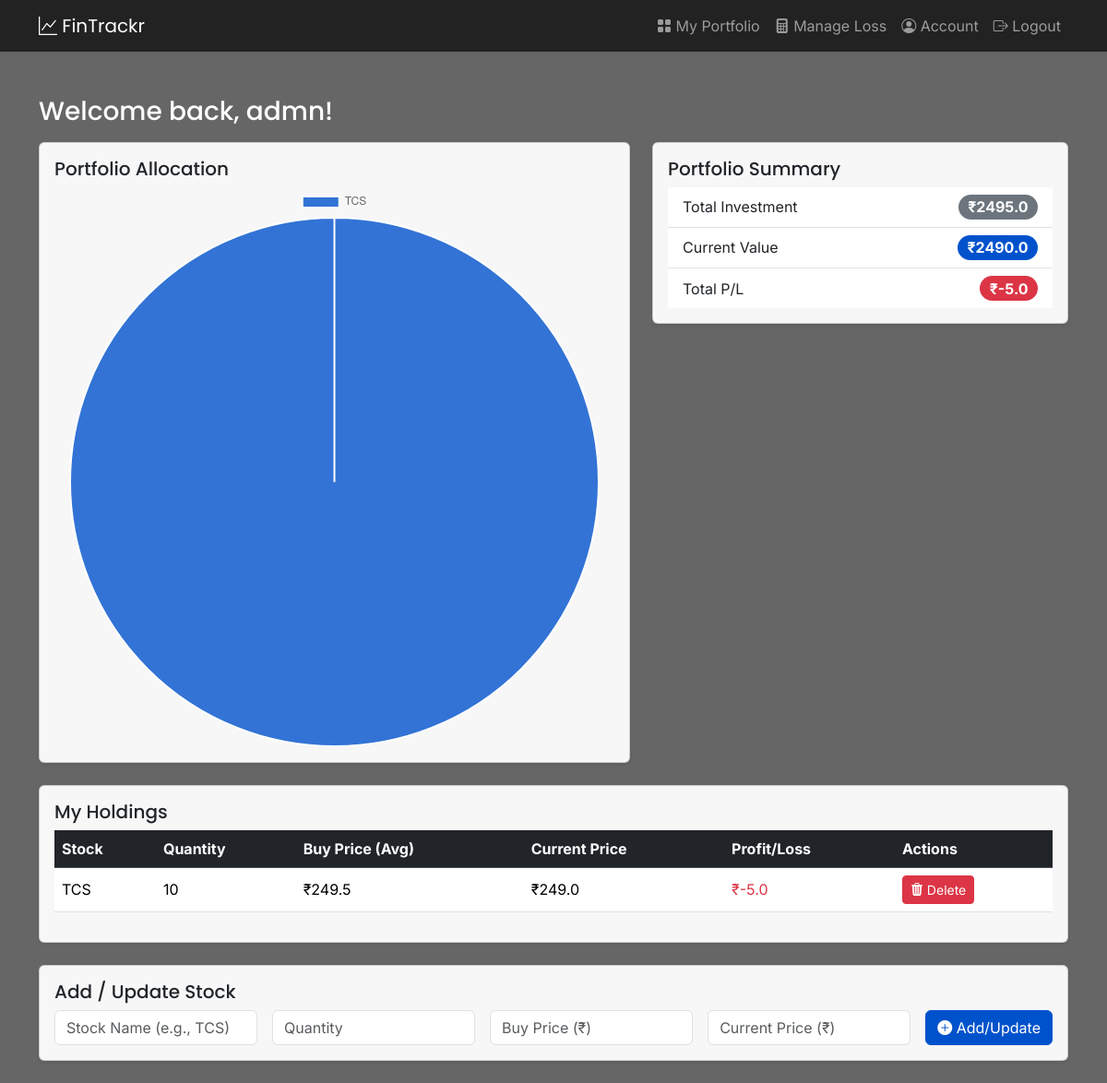
Page /portfolio (signed in) on the committed database.
### app.py (models this page shows, shortened)
class User(db.Model, UserMixin):
    id = db.Column(db.Integer, primary_key=True)
    username = db.Column(db.String(150), unique=True, nullable=False)
    password = db.Column(db.String(60), nullable=False)
    stocks = db.relationship('Stock', backref='owner', lazy=True)

class Stock(db.Model):
    id = db.Column(db.Integer, primary_key=True)
    stock_name = db.Column(db.String(100), nullable=False)
    quantity = db.Column(db.Integer, nullable=False)
    buy_price = db.Column(db.Float, nullable=False)
    current_price = db.Column(db.Float, nullable=False)
    user_id = db.Column(db.Integer, db.ForeignKey('user.id'), nullable=False)

### app.py (the view, shortened to what this page needs)
@app.route('/portfolio', methods=['GET', 'POST'])
@login_required
def portfolio():
    all_stocks = Stock.query.filter_by(user_id=current_user.id).order_by(Stock.stock_name).all()
    portfolio_data, summary = utils.process_portfolio_data(all_stocks)
    return render_template('portfolio.html', portfolio=portfolio_data, summary=summary)

### app.py (called while the page is built)
@login_manager.user_loader
def load_user(user_id):
    return User.query.get(int(user_id))

### templates/portfolio.html (shortened to what this page needs)
{% extends "base.html" %}
{% block content %}
<h3 class="mb-3" style="color: white;">Welcome back, {{ current_user.username }}!</h3>
{% if portfolio %}
    <div class="row mb-4">
        <div class="col-md-7">
            <div class="card shadow-sm">
                <div class="card-body">
                    <h5 class="card-title">Portfolio Allocation</h5>
                    <canvas id="myPieChart"></canvas>
                </div>
            </div>
        </div>
        <div class="col-md-5">
            <div class="card shadow-sm">
                <div class="card-body">
                    <h5 class="card-title">Portfolio Summary</h5>
                    <ul class="list-group list-group-flush">
                        <li class="list-group-item d-flex justify-content-between align-items-center">
                            Total Investment
                            <span class="badge bg-secondary rounded-pill fs-6">₹{{ summary.total_investment }}</span>
                        </li>
                        <li class="list-group-item d-flex justify-content-between align-items-center">
                            Current Value
                            <span class="badge bg-primary rounded-pill fs-6">₹{{ summary.total_current_value }}</span>
                        </li>
                        <li class="list-group-item d-flex justify-content-between align-items-center">
                            Total P/L
                            {% if summary.total_profit_loss >= 0 %}
                                <span class="badge bg-success rounded-pill fs-6">₹{{ summary.total_profit_loss }}</span>
                            {% else %}
                                <span class="badge bg-danger rounded-pill fs-6">₹{{ summary.total_profit_loss }}</span>
                            {% endif %}
                        </li>
                    </ul>
                </div>
            </div>
        </div>
    </div>
    <div class="card shadow-sm">
        <div class="card-body">
            <h5 class="card-title">My Holdings</h5>
            <table class="table table-hover align-middle">
                <thead class="table-dark">
                    <tr>
                        <th>Stock</th>
                        <th>Quantity</th>
                        <th>Buy Price (Avg)</th>
                        <th>Current Price</th>
                        <th>Profit/Loss</th>
                        <th>Actions</th>
                    </tr>
                </thead>
                <tbody>
                    {% for stock in portfolio %}
                    <tr>
                        <td>{{ stock.stock_name }}</td>
                        <td>{{ stock.quantity }}</td>
                        <td>₹{{ stock.buy_price }}</td>
                        <td>₹{{ stock.current_price }}</td>
                        {% if stock.profit_loss >= 0 %}
                            <td class="text-success">₹{{ stock.profit_loss }}</td>
                        {% else %}
                            <td class="text-danger">₹{{ stock.profit_loss }}</td>
                        {% endif %}
                        <td>
                            <a href="/delete/{{ stock.id }}" class="btn btn-danger btn-sm">
                                <i class="bi bi-trash3-fill"></i> Delete
                            </a>
                        </td>
                    </tr>
                    {% endfor %}
                </tbody>
            </table>
        </div>
    </div>
{% endif %}
<div class="card shadow-sm mb-4 mt-4"> <div class="card-body">
        <h5 class="card-title">Add / Update Stock</h5>
        <form action="/portfolio" method="POST">
            <div class="row g-3">
                <div class="col-md">
                    <input type="text" class="form-control" name="stock_name" placeholder="Stock Name (e.g., TCS)" required>
                </div>
                <div class="col-md">
                    <input type="number" class="form-control" name="quantity" placeholder="Quantity" required>
                </div>
                <div class="col-md">
                    <input type="number" step="0.01" class="form-control" name="buy_price" placeholder="Buy Price (₹)" required>
                </div>
                <div class="col-md">
                    <input type="number" step="0.01" class="form-control" name="current_price" placeholder="Current Price (₹)" required>
                </div>
                <div class="col-auto">
                    <button type="submit" class="btn btn-primary">
                        <i class="bi bi-plus-circle-fill"></i> Add/Update
                    </button>
                </div>
            </div>
        </form>
    </div>
</div>
{% endblock %}
{% block scripts %}
    <script>
        // Only run this script if the chart element exists
        if (document.getElementById('myPieChart')) {
            const portfolioData = {{ portfolio | tojson }};
            // Extract data for the chart (Stock Names and Total Investment per stock)
            const labels = portfolioData.map(stock => stock.stock_name);
            const data = portfolioData.map(stock => (stock.quantity * stock.buy_price).toFixed(2)); // Use investment value
            const ctx = document.getElementById('myPieChart').getContext('2d');
            const myPieChart = new Chart(ctx, {
                type: 'pie', // 'pie' or 'doughnut'
                data: {
                    labels: labels,
                    datasets: [{
                        label: 'Total Investment (₹)',
                        data: data,
                        backgroundColor: [
                            'rgba(0, 82, 204, 0.8)',  // Our --fin-primary
                            'rgba(25, 135, 84, 0.8)',  // Our --fin-green
                            'rgba(255, 193, 7, 0.8)',
                            'rgba(220, 53, 69, 0.8)',  // Our --fin-red
                            'rgba(108, 117, 125, 0.8)',
                            'rgba(25, 192, 192, 0.8)'
                        ],
                        hoverOffset: 4
                    }]
                },
                options: {
                    responsive: true,
                    plugins: {
                        legend: {
                            position: 'top',
                        }
                    }
                }
            });
        }
    </script>
{% endblock %}

### templates/base.html (shortened to what this page needs)
<!doctype html>
<html lang="en">
<head>
    <link href="https://cdn.jsdelivr.net/npm/bootstrap@5.3.3/dist/css/bootstrap.min.css" rel="stylesheet">
    <link rel="stylesheet" href="https://cdn.jsdelivr.net/npm/bootstrap-icons@1.11.3/font/bootstrap-icons.min.css">
</head>
<body>
    <nav class="navbar navbar-expand-lg navbar-dark bg-dark">
        <div class="container">
            <a class="navbar-brand" href="/"><i class="bi bi-graph-up"></i> FinTrackr</a>
            <div class="collapse navbar-collapse" id="navbarNav">
                <ul class="navbar-nav ms-auto mb-2 mb-lg-0">
                    {% if current_user.is_authenticated %}
                        <li class="nav-item">
                            <a class="nav-link" href="/portfolio"><i class="bi bi-grid-fill"></i> My Portfolio</a>
                        </li>
                        <li class="nav-item">
                            <a class="nav-link" href="/manage_loss"><i class="bi bi-calculator-fill"></i> Manage Loss</a>
                        </li>
                        <li class="nav-item">
                            <a class="nav-link" href="/account"><i class="bi bi-person-circle"></i> Account</a>
                        </li>
                        <li class="nav-item">
                            <a class="nav-link" href="/logout"><i class="bi bi-box-arrow-right"></i> Logout</a>
                        </li>
                    {% endif %}
                </ul>
            </div>
        </div>
    </nav>
    <div class="container mt-5">
        {% block content %}{% endblock %}
    </div>
    {% block scripts %}{% endblock %}
</body>
</html>

### templates/base.html (style rules this page uses)
body { font-family: 'Inter', sans-serif; background-image: linear-gradient(rgba(0, 0, 0, 0.6), rgba(0, 0, 0, 0.6)), url('https://plus.unsplash.com/premium_photo-1661443781814-333019eaad2d?ixlib-rb-4.1.0&ixid=M3wxMjA3fDB8MHxwaG90by1wYWdlfHx8fGVufDB8fHx8fA%3D%3D&auto=format&fit=crop&q=80&w=1251'); background-size: cover; background-position: center; background-repeat: no-repeat; background-attachment: fixed; }
h1, h2, h3, h4, h5, h6, .navbar-brand { font-family: 'Poppins', sans-serif; }
.card, .jumbotron, .container > .row { animation: fadeIn 0.6s ease-out; }
.btn { transition: all 0.3s ease; }
.nav-link { transition: all 0.3s ease; }
.card { background-color: rgba(255, 255, 255, 0.95); }
:root { --fin-primary: #0052cc; --fin-green: #198754; --fin-red: #dc3545; }
.btn-primary { background-color: var(--fin-primary); border-color: var(--fin-primary); }
.navbar-dark { background-color: #222 !important; }
.text-danger { color: var(--fin-red) !important; }
.badge.bg-danger { background-color: var(--fin-red) !important; }
.badge.bg-primary { background-color: var(--fin-primary) !important; }

### rows in the picture
User: username "admn"
Stock: stock_name "TCS", quantity "10", buy_price "249.5", current_price "249.0", profit_loss "-5.0"

### other values in the picture
{{ summary.total_investment }} "2495.0"
{{ summary.total_current_value }} "2490.0"
{{ summary.total_profit_loss }} "-5.0"
